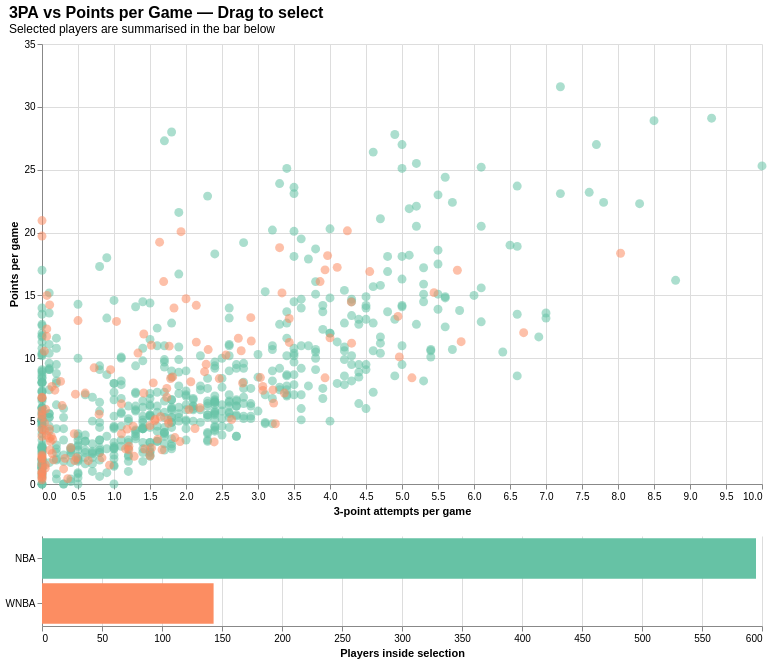

The notebook cell saved with this chart:
### Markdown cell above
### 3. Three-point attempts vs points scored — interactive linked selection (Altair)

Altair scatter of 3-point attempts per game against points scored per game with a draggable rectangular brush — click and drag on the scatter to select a region of players, and the bar chart underneath updates live to show how many of the selected players come from each league. The kind of cross-filtered linked-view chart Altair makes trivial to write.

### Code cell
scatter_data = (
    combined[['3PA', 'PTS', 'Player', 'Pos', 'League']]
    .dropna()
    .rename(columns={'3PA': 'ThreePA'})
)

brush = alt.selection_interval()

scatter = alt.Chart(scatter_data).mark_circle(size=80, opacity=0.55).encode(
    x=alt.X('ThreePA:Q', title='3-point attempts per game'),
    y=alt.Y('PTS:Q', title='Points per game'),
    color=alt.condition(
        brush,
        alt.Color('League:N', scale=ALT_LEAGUE_COLORS),
        alt.value('lightgray'),
    ),
    tooltip=[
        alt.Tooltip('Player:N'),
        alt.Tooltip('Pos:N'),
        alt.Tooltip('League:N'),
        alt.Tooltip('ThreePA:Q', title='3PA', format='.2f'),
        alt.Tooltip('PTS:Q', format='.2f'),
    ],
).add_params(brush).properties(
    width=720, height=440,
    title=alt.TitleParams(
        '3PA vs Points per Game — Drag to select',
        subtitle='Selected players are summarised in the bar below',
        anchor='start', fontSize=16,
    ),
)

bars = alt.Chart(scatter_data).mark_bar().encode(
    y=alt.Y('League:N', title=None),
    x=alt.X('count():Q', title='Players inside selection'),
    color=alt.Color('League:N', scale=ALT_LEAGUE_COLORS, legend=None),
    tooltip=['League:N', alt.Tooltip('count():Q', title='Selected players')],
).transform_filter(brush).properties(width=720, height=90)

chart_3pa = (scatter & bars).configure_view(stroke=None)
show_altair(chart_3pa)

### Figure 1 — Vega-Lite specification as saved in the notebook (floating-point values rounded to 4 significant figures; data arrays with more than 128 entries replaced by an {"elided": "..."} marker saying what was removed)
{"$schema": "https://vega.github.io/schema/vega-lite/v5.8.0.json", "config": {"view": {"continuousHeight": 300, "continuousWidth": 300, "stroke": null}}, "data": {"name": "data-b290a03afb0a1eeaa6201068af011bfe"}, "datasets": {"data-b290a03afb0a1eeaa6201068af011bfe": {"elided": "738 records"}}, "params": [{"name": "param_7", "select": {"type": "interval"}, "views": ["view_7"]}], "vconcat": [{"encoding": {"color": {"condition": {"field": "League", "param": "param_7", "scale": {"domain": ["NBA", "WNBA"], "range": ["#66c2a5", "#fc8d62"]}, "type": "nominal"}, "value": "lightgray"}, "tooltip": [{"field": "Player", "type": "nominal"}, {"field": "Pos", "type": "nominal"}, {"field": "League", "type": "nominal"}, {"field": "ThreePA", "format": ".2f", "title": "3PA", "type": "quantitative"}, {"field": "PTS", "format": ".2f", "type": "quantitative"}], "x": {"field": "ThreePA", "title": "3-point attempts per game", "type": "quantitative"}, "y": {"field": "PTS", "title": "Points per game", "type": "quantitative"}}, "height": 440, "mark": {"opacity": 0.55, "size": 80, "type": "circle"}, "name": "view_7", "title": {"anchor": "start", "fontSize": 16, "subtitle": "Selected players are summarised in the bar below", "text": "3PA vs Points per Game — Drag to select"}, "width": 720}, {"encoding": {"color": {"field": "League", "legend": null, "scale": {"domain": ["NBA", "WNBA"], "range": ["#66c2a5", "#fc8d62"]}, "type": "nominal"}, "tooltip": [{"field": "League", "type": "nominal"}, {"aggregate": "count", "title": "Selected players", "type": "quantitative"}], "x": {"aggregate": "count", "title": "Players inside selection", "type": "quantitative"}, "y": {"field": "League", "title": null, "type": "nominal"}}, "height": 90, "mark": {"type": "bar"}, "transform": [{"filter": {"param": "param_7"}}], "width": 720}]}
